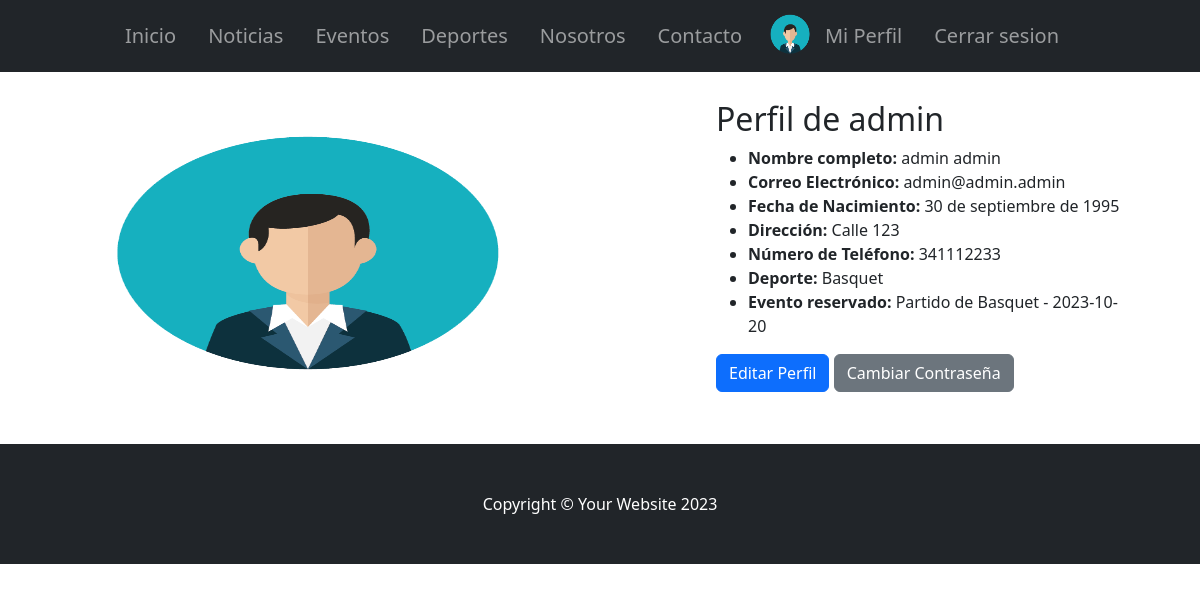
Screenshot of /authentication/profile/ (signed in) with the database file from the repository.
### authentication/models.py (models this page shows, shortened)
class Perfil(AbstractUser):
    fecha_nacimiento = models.DateField(null=True, blank=True)
    telefono = models.CharField(max_length=15, null=True)
    domicilio = models.CharField(max_length=25, null=True)
    evento = models.ForeignKey(Evento, on_delete=models.SET_NULL, blank=True, null=True)
    deporte = models.ForeignKey(
        Deporte, on_delete=models.SET_NULL, blank=True, null=True
    )
    avatar = models.ImageField(upload_to="avatares/", null=True, blank=True)
    USERNAME_FIELD = "username"
    REQUIRED_FIELDS = ["email", "nombre", "apellido"]

### AppClub/models.py (models this page shows)
class Deporte(models.Model):
    nombre = models.CharField(max_length=60)
    descripcion = models.CharField(max_length=60)
    categoria = models.CharField(max_length=60)
    def __str__(self):
        return f"{self.nombre}"

class Evento(models.Model):
    titulo = models.CharField(max_length=100)
    fecha = models.DateField()
    descripcion = models.TextField()
    deporte = models.ForeignKey(Deporte, on_delete=models.CASCADE, null=True)
    def __str__(self):
        return f"{self.titulo} - {self.fecha}"

### authentication/views.py (the view)
# urls.py: path("profile/", profile_view, name="profile"),
@login_required
def profile_view(req):
    perfil = Perfil.objects.get(username=req.user.username)
    return render(req, "profile.html", {"perfil": perfil})

### authentication/templates/profile.html (shortened to what this page needs)
{% extends 'padre.html' %}
{% load static %}
{% block ContenidoQueCambia %}
<div class="row mt-4 px-4 px-lg-5 gx-4 gx-lg-5 align-items-center mx-auto my-5">
            <div class="col-lg-7">
                {% if user.avatar %}
                    <img src="{{ user.avatar.url }}" alt="{{ user.username }} Avatar" width="500" height="300">
                {% else %}
                    <img src="{% static 'default_avatar.png' %}" width="500" height="300" alt="Avatar por defecto">
                {% endif %}
            </div>
            <div class="col-lg-5">
                <h2>Perfil de {{ perfil.username }}</h2>
                <ul>
                    <li><strong>Nombre completo:</strong> {{ perfil.first_name}} {{perfil.last_name}}</li>
                    <li><strong>Correo Electrónico:</strong> {{ perfil.email }}</li>
                    <li><strong>Fecha de Nacimiento:</strong> {{ perfil.fecha_nacimiento }}</li>
                    <li><strong>Dirección:</strong> {{ perfil.domicilio }}</li>
                    <li><strong>Número de Teléfono:</strong> {{ perfil.telefono }}</li>
                    {% if perfil.deporte %}
                    <li><strong>Deporte:</strong> {{ perfil.deporte }}</li>
                    {% endif %}
                    {% if perfil.evento %}
                    <li><strong>Evento reservado:</strong> {{ perfil.evento }}</li>
                    {% endif %}
                </ul>
                <a href="{% url 'edit_profile' %}" class="btn btn-primary">Editar Perfil</a>
                <a href="{% url 'change_password' %}"  class="btn btn-secondary">Cambiar Contraseña</a>
            </div>
</div>
{% endblock ContenidoQueCambia %}

### rows the page displays
Perfil: username "admin", first_name "admin", last_name "admin", email "admin@admin.admin", fecha_nacimiento "30 de septiembre de 1995", domicilio "Calle 123", telefono "341112233", deporte "Basquet", evento "Partido de Basquet - 2023-10-20"
